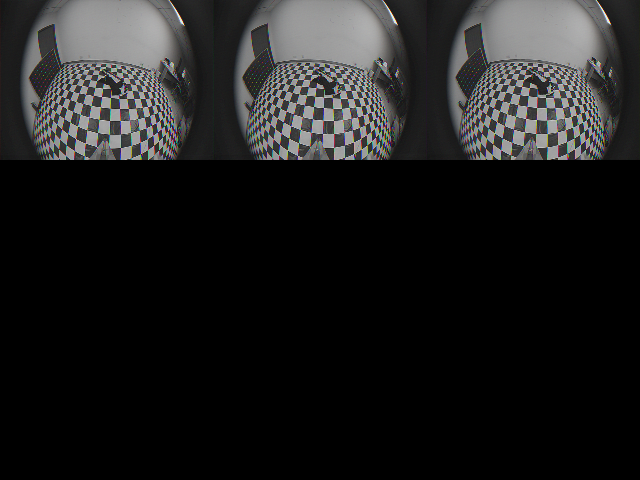
#> input picture src/gs/youtule/sample.png, 640 x 480 px
$ python cut.py
#> lines starting #> are read from the running program, lines starting #| are printed output that depends on the picture
import cv2

# 读取图像
img = cv2.imread("sample.png")
#> img is the input picture: shape (480, 640, 3); mean B, G, R 30.1, 30.1, 30.1
cv2.imshow("Cropped Image", img)
cv2.waitKey(0)
# 计算裁剪窗口的大小和位置
width, height, _ = img.shape
#> width = 480; height = 640
window_width = width // 3
#> window_width = 160
window_height = int(window_width * 720 / 1280)
#> window_height = 90
window_x = (width - window_width) // 2
#> window_x = 160
window_y = (height - window_height) // 2
#> window_y = 275

# 从原始图像中裁剪指定区域的子图像
cropped_img = img[0:window_x, 0:window_y]
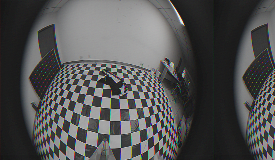
#> cropped_img: shape (160, 275, 3); mean B, G, R 83.4, 83.4, 83.3

# 调整子图像大小以匹配目标比例（1280x720）
resized_img = cv2.resize(cropped_img, (1280, 720))
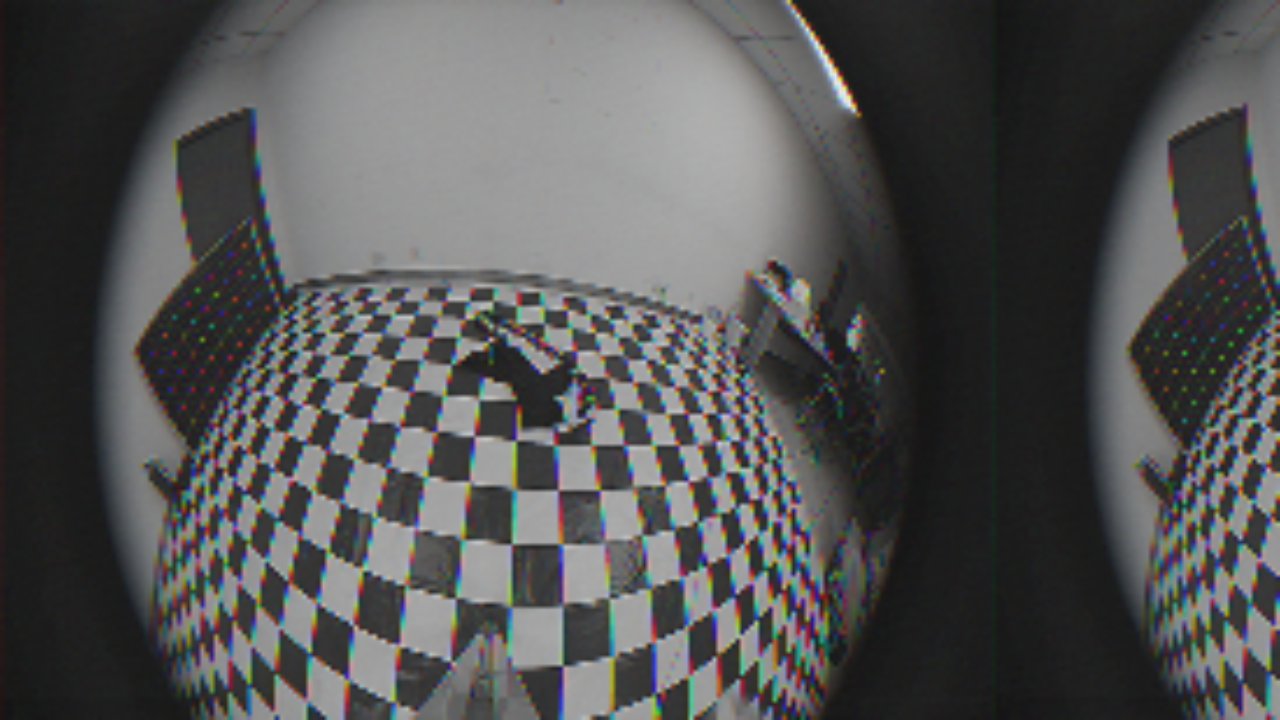
#> resized_img: shape (720, 1280, 3); mean B, G, R 83.3, 83.2, 83.2

# 显示裁剪后的图像
cv2.imshow("Cropped Image", resized_img)

# 保存裁剪后的图像
cv2.imwrite("cropped_image.png", resized_img)

# 等待按键操作，然后关闭所有窗口
cv2.waitKey(0)
cv2.destroyAllWindows()
